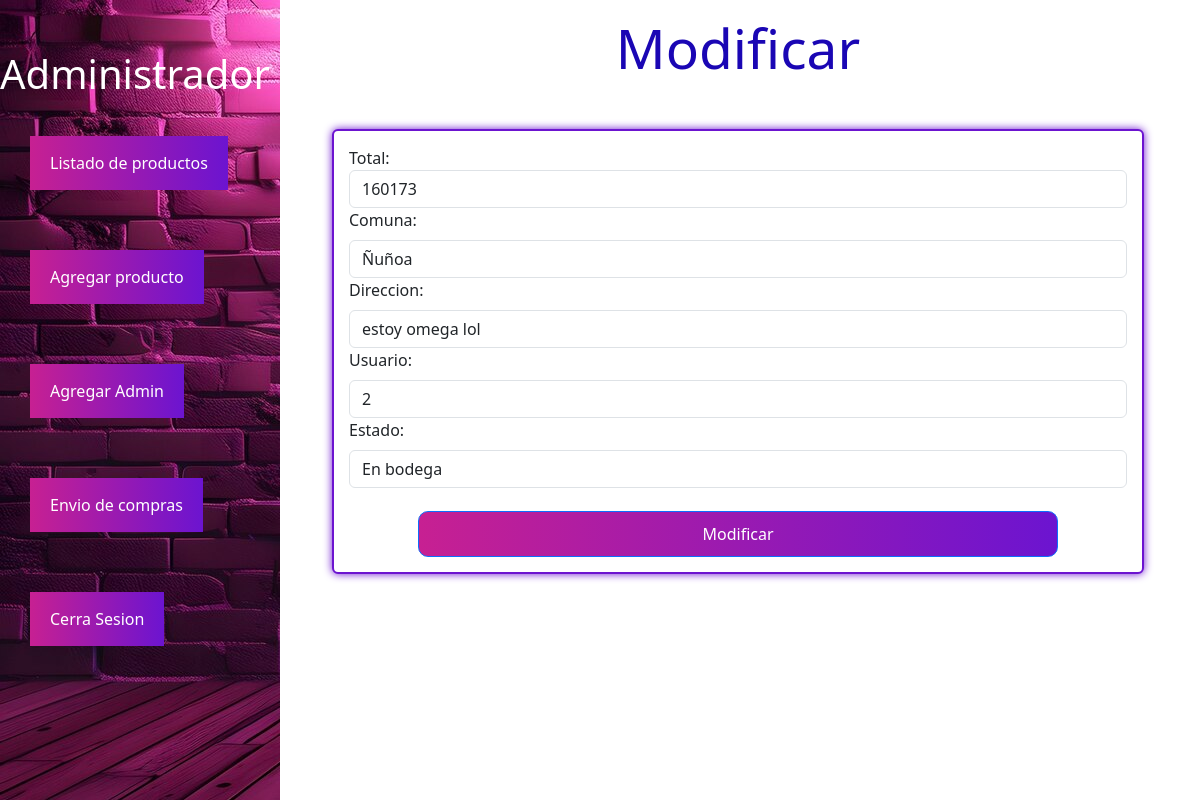
Page /productos/estadoCompra/5 (signed in) on the earlier database version.
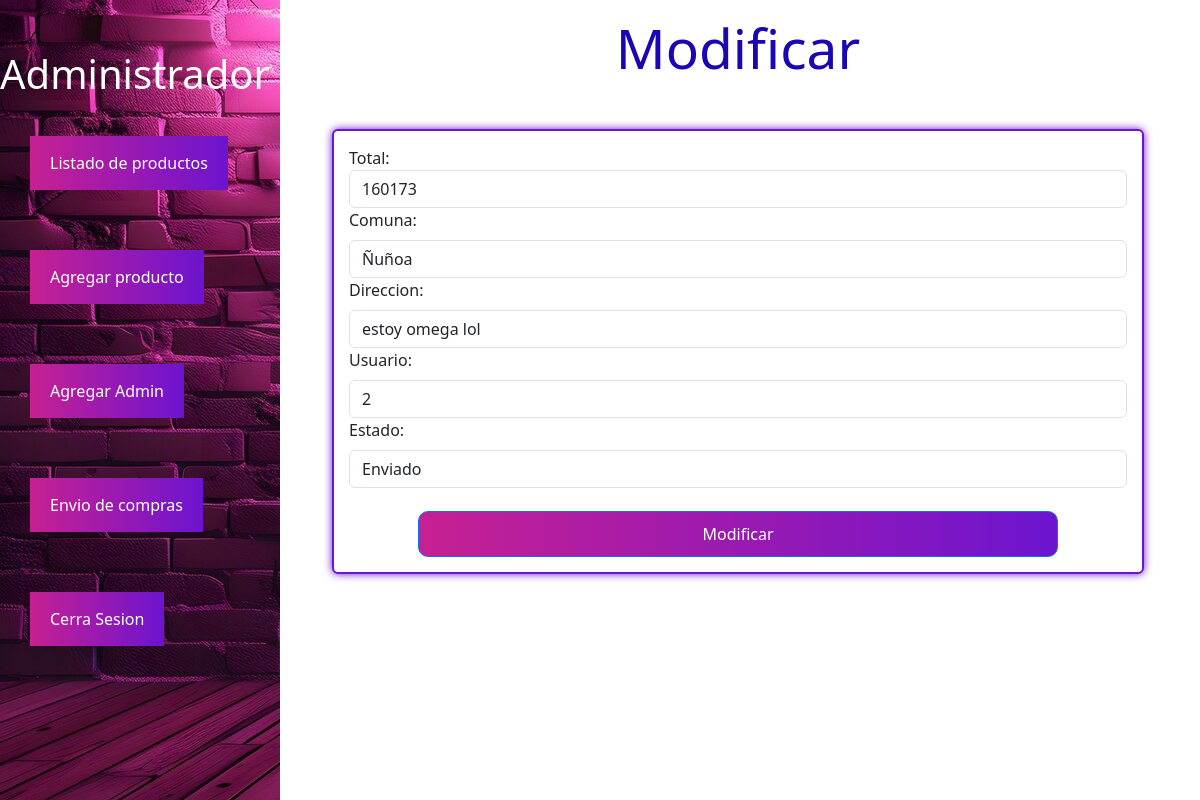
Same page on the later database version.
### modulos/productos/models.py (models this page shows)
class OrdenCompra(models.Model):
    f_compra = models.DateTimeField(auto_now_add=True)
    total = models.PositiveIntegerField()
    direccion = models.CharField(max_length=30)
    recibe = models.CharField(max_length = 40)
    comuna = models.CharField(max_length= 20 , choices=comunas_santiago)
    estado = models.CharField(max_length=20 , choices=estado, default='En bodega')
    usuario = models.ForeignKey(User, on_delete=models.CASCADE)

### modulos/productos/views.py (the view, shortened to what this page needs)
# urls.py: path('estadoCompra/<int:id>',views.estadoCompra,name="estadocompra"),
@login_required
def estadoCompra(request, id):
    if request.method == 'GET':
        orden = get_object_or_404(OrdenCompra, id=id)
        datos = {
            "formulario": compraForm(instance=orden)
        }
        return render(request, 'compra/estadoCompra.html', datos)

### modulos/productos/forms.py
class compraForm(forms.ModelForm):
    class Meta:
        model = OrdenCompra
        fields = ('total','comuna','direccion','usuario','estado')
        widgets = {
            'total': forms.TextInput(attrs={'class': 'form-control', 'placeholder': 'Total', 'readonly': 'readonly'}),
            'comuna': forms.TextInput(attrs={'class': 'form-control mt-2', 'placeholder': 'Comuna', 'readonly': 'readonly'}),
            'direccion': forms.TextInput(attrs={'class': 'form-control mt-2', 'placeholder': 'Dirección', 'readonly': 'readonly'}),
            'usuario': forms.TextInput(attrs={'class': 'form-control mt-2', 'placeholder': 'Usuario', 'readonly': 'readonly'}),
            'estado': forms.Select(attrs={'class': 'form-control mt-2', 'placeholder': 'Selecciona un estado'}),
           }

### templates/compra/estadoCompra.html (shortened to what this page needs)
{% extends "../base/base2.html" %}
{% block content %}
<div class="anchormodificarproduc col-sm-12 col-md-7 col-lg-8 col-xl-8">
    <h2 class="titulomodificarproduc text-center">Modificar</h2>
    <form action="" method="post" class="form_modificarprodu card card-body mt-5" enctype="multipart/form-data">
        {{formulario}}
        <div class="btns_centromodielimi">
            <button class="btn_modificarprodu btn btn-primary mt-2">Modificar</button>
        </div>
    </form>
</div>
{% endblock %}

Differences in the rows shown:
changed OrdenCompra "Ñuñoa": estado "En bodega" → "Enviado"
